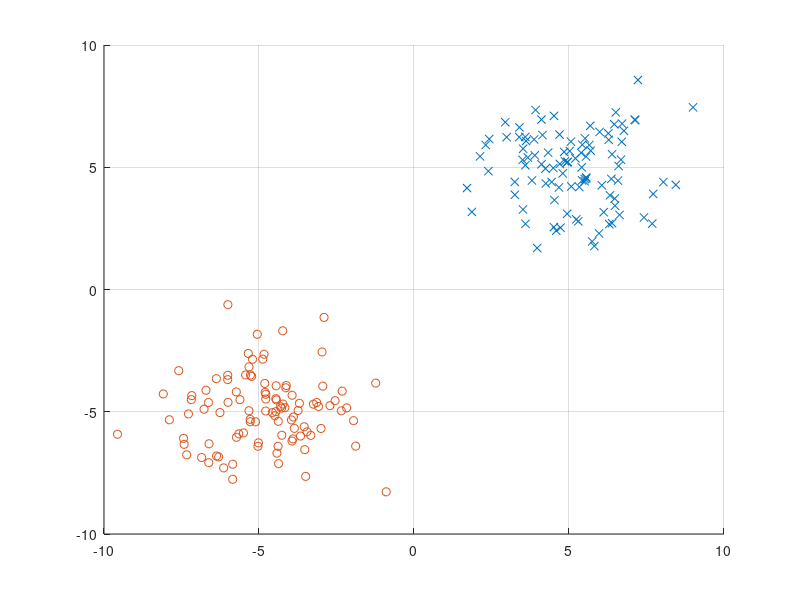

Recreate this plot in MATLAB.
clear, clc
%% Generate data to be used for binary classification

n = 100; % number of samples per class
mA = [ 5.0, 5.0]; sigmaA = 1.5; % x,y centers of normal distribution of class A
mB = [-5.0, -5.0]; sigmaB = 1.5; % x,y centers of normal distribution of class B

classA(1,:) = randn(1,n) .* sigmaA + mA(1); % x values class A
classA(2,:) = randn(1,n) .* sigmaA + mA(2); % y values class A

classB(1,:) = randn(1,n) .* sigmaB + mB(1);
classB(2,:) = randn(1,n) .* sigmaB + mB(2);

% Merge class A and B into single class and shuffle
classAB = [classA, classB];
shuffle = randperm(2*n);
data = classAB(:,shuffle);
class = max(sign(shuffle-n),0); % class A: 0, class B: 1

% Plot patterns
figure(1),clf(1), hold on
scatter(classA(1,:),classA(2,:),'xr')
scatter(classB(1,:),classB(2,:), 'ob')
grid on
hold off

%% Perceptron

%% Delta learning rule
